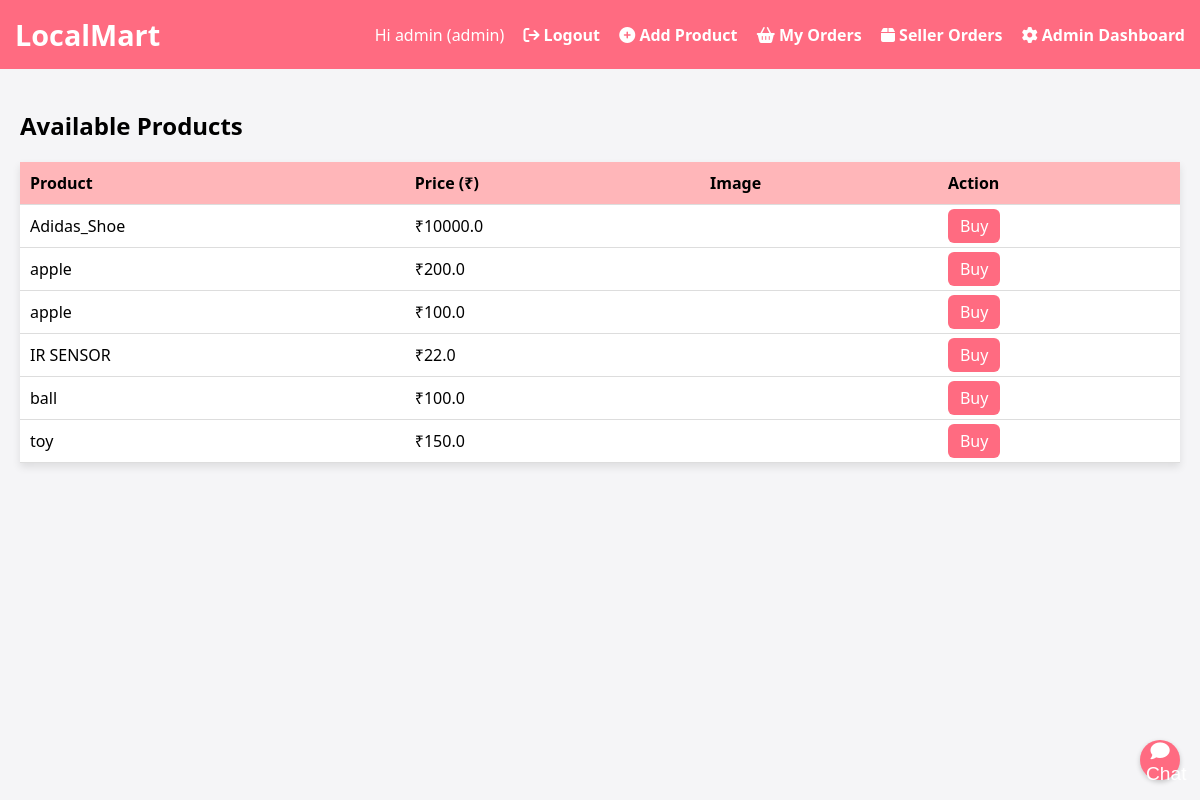
Page /home (signed in) on the committed database.
### tables this page shows
CREATE TABLE products (
        id INTEGER PRIMARY KEY,
        seller_id INTEGER,
        name TEXT NOT NULL,
        price REAL NOT NULL,
        image_url TEXT,
        color TEXT,
        size TEXT,
        variant TEXT,
        stock INTEGER,
        specifications TEXT,
        FOREIGN KEY (seller_id) REFERENCES users(id)
    );

### app.py (the view)
@app.route("/")
@app.route("/home")
def home():
    conn = get_db_connection()
    products = conn.execute("SELECT * FROM products").fetchall()
    conn.close()
    return render_template("home.html", products=products)

### app.py (called while the page is built)
def get_db_connection():
    conn = sqlite3.connect(DB_NAME)
    conn.row_factory = sqlite3.Row
    return conn

### templates/home.html (shortened to what this page needs)
<!DOCTYPE html>
<html>
  <head>
    <link
      rel="stylesheet"
      href="https://cdnjs.cloudflare.com/ajax/libs/font-awesome/6.5.0/css/all.min.css"
    />
  </head>
  <body>
    <header>
      <h1>LocalMart</h1>
      <nav>
        {% if 'username' in session %}
        <span>Hi {{ session['username'] }} ({{ session['role'] }})</span>
        <a href="{{ url_for('logout') }}"
          ><i class="fa fa-sign-out"></i> Logout</a
        >
        <a href="{{ url_for('add_product') }}"
          ><i class="fa fa-plus-circle"></i> Add Product</a
        >
        <a href="{{ url_for('my_orders') }}"
          ><i class="fa fa-shopping-basket"></i> My Orders</a
        >
        <a href="{{ url_for('seller_orders') }}"
          ><i class="fa fa-box"></i> Seller Orders</a
        >
        {% if session['role'] in ['admin','dbmanager'] %}
        <a href="{{ url_for('admin') }}"
          ><i class="fa fa-cog"></i> Admin Dashboard</a
        >
        {% endif %} {% else %}
        <a href="{{ url_for('login') }}"><i class="fa fa-sign-in"></i> Login</a>
        <a href="{{ url_for('signup') }}"
          ><i class="fa fa-user-plus"></i> Signup</a
        >
        {% endif %}
      </nav>
    </header>
    <div class="container">
      <h2>Available Products</h2>
      <table>
        <tr>
          <th>Product</th>
          <th>Price (₹)</th>
          <th>Image</th>
          <th>Action</th>
        </tr>
        {% for p in products %}
        <tr>
          <td>{{ p['name'] }}</td>
          <td>₹{{ p['price'] }}</td>
          <td>
          </td>
          <td>
            <a class="btn" href="{{ url_for('buy', product_id=p['id']) }}"
              >Buy</a
            >
          </td>
        </tr>
        {% endfor %}
      </table>
    </div>
    <button id="chat-toggle-btn"><i class="fa fa-comment"></i> Chat</button>
  </body>
</html>

### templates/home.html (style rules this page uses)
body { font-family: "Segoe UI", sans-serif; background: #f5f5f7; margin: 0; padding: 0; }
header { background: #ff6b81; padding: 15px; color: white; display: flex; justify-content: space-between; align-items: center; }
header h1 { margin: 0; font-size: 1.8em; }
nav a { margin-left: 15px; color: white; text-decoration: none; font-weight: bold; }
.container { padding: 20px; }
table { width: 100%; border-collapse: collapse; background: white; box-shadow: 0 4px 8px rgba(0, 0, 0, 0.1); }
th, td { padding: 10px; text-align: left; border-bottom: 1px solid #ddd; }
th { background: #ffb6b9; }
.btn { background: #ff6b81; color: white; padding: 6px 12px; text-decoration: none; border-radius: 6px; }
#chat-toggle-btn, #chat-close-btn { background: #ff6b81; color: white; border: none; cursor: pointer; font-size: 1.2em; border-radius: 50%; width: 40px; height: 40px; box-shadow: 0 2px 5px rgba(0, 0, 0, 0.2); position: fixed; bottom: 20px; right: 20px; }
#chat-toggle-btn { display: block; }

### rows in the picture
products: name "Adidas_Shoe", price "10000.0"
products: name "apple", price "200.0"
products: name "apple", price "100.0"
products: name "IR SENSOR", price "22.0"
products: name "ball", price "100.0"
products: name "toy", price "150.0"

### other values in the picture
{{ session['username'] }} "admin"
{{ session['role'] }} "admin"
